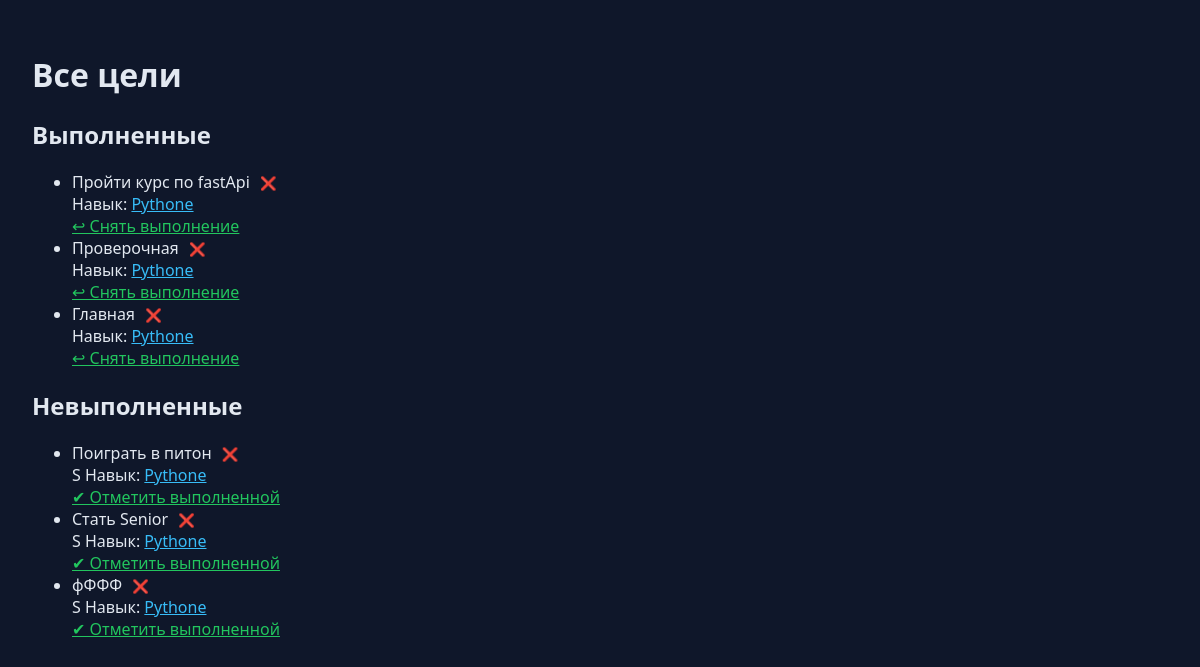
/goals/pythone/, run on the app's committed database.
### tracker/models.py (models this page shows, shortened)
class Goal(models.Model):
    user = models.ForeignKey(
        User,
        on_delete=models.CASCADE,
        related_name="skills",
        null=True,
        blank=True
    )
    skill = models.ForeignKey(
        Skill,
        on_delete=models.CASCADE,
        related_name="goals"
    )
    text = models.CharField(max_length=100)
    description = models.TextField(blank=True)
    done = models.BooleanField(default=False)
    archived = models.BooleanField(default=False)
    class Meta:
        ordering = ['-id']

class Skill(models.Model):
    user = models.ForeignKey(
        User,
        on_delete=models.CASCADE,
        related_name="goals",
        null=True,
        blank=True
    )
    name = models.CharField(max_length=100)
    description = models.TextField(blank=True)
    rank = models.CharField(max_length=10, blank=True)
    level = models.IntegerField(default=1)
    slug = models.SlugField(default='', null=False)

### tracker/views.py (the view)
# urls.py: path("goals/<slug:skill_slug>/", goals_check, name="goals_check"),
def goals_check(request, skill_slug:str):
    skill = get_object_or_404(Skill, slug=skill_slug)
    done_goals = []
    not_done_goals = []
    for goal in skill.goals.all():
        goal_data = {
            "id": goal.id,
            "text": goal.text,
            "skill_slug": skill_slug,
            "skill_name": skill.name,
            "skill_description": skill.description,
        }
        if goal.done:
            done_goals.append(goal_data)
        else:
            not_done_goals.append(goal_data)
    return render(request, "tracker/goals_check.html", {
        "skill": skill,
        "done_goals": done_goals,
        "not_done_goals": not_done_goals,
    })

### tracker/templates/tracker/goals_check.html (shortened to what this page needs)
<!DOCTYPE html>
<html lang="ru">
<head>
</head>
<body>
<h1>Все цели</h1>
<h2>Выполненные</h2>
{% if done_goals %}
<ul>
    {% for goal in done_goals %}
    <li>
    <div>{{ goal.text }} <button style="background: none; border: none;">❌</button> </div>
    <div class="skill">
        Навык:
        <a href="/skill/{{ goal.skill.slug }}/"  style="color: #38bdf8;">
            {{ goal.skill_name }}
        </a>
    </div>
    <a href="{% url 'goal_undone' goal.skill.slug goal.id %}"  style="color: #22c55e;">
        ↩ Снять выполнение
    </a>
</li>
    {% endfor %}
</ul>
{% else %}
<p class="empty">Нет выполненных целей</p>
{% endif %}
<h2>Невыполненные</h2>
{% if not_done_goals %}
<ul>
    {% for goal in not_done_goals %}
    <li>
    <div>
    {{ goal.text }}
    <form action="{% url 'goal_delete' goal.skill.slug goal.id %}" method="post" style="display:inline;">
        <button type="submit" style="background: none; border: none; cursor: pointer;">
        ❌
        </button>
    </form>
    </div>
    <div class="skill">S
        Навык:
        <a href="/skill/{{ goal.skill.slug }}/" style="color: #38bdf8;">
            {{ goal.skill_name }}
        </a>
    </div>
    <a href="{% url 'goal_done' goal.skill.slug goal.id %}" style="color: #22c55e;">
        ✔ Отметить выполненной
    </a>
</li>
    {% endfor %}
</ul>
{% else %}
<p class="empty">Нет невыполненных целей</p>
{% endif %}
</body>
</html>

### tracker/templates/tracker/goals_check.html (style rules this page uses)
body { background: #0f172a; color: #e2e8f0; font-family: system-ui, sans-serif; margin: 0; padding: 2rem; min-height: 100vh; }

### data on the page
Goal: text "Пройти курс по fastApi"
Skill: skill_name "Pythone" "Pythone" "Pythone", skill_name "Pythone" "Pythone" "Pythone"
Goal: text "Проверочная"
Goal: text "Главная"
Goal: text "Поиграть в питон"
Goal: text "Стать Senior"
Goal: text "фФФФ"
